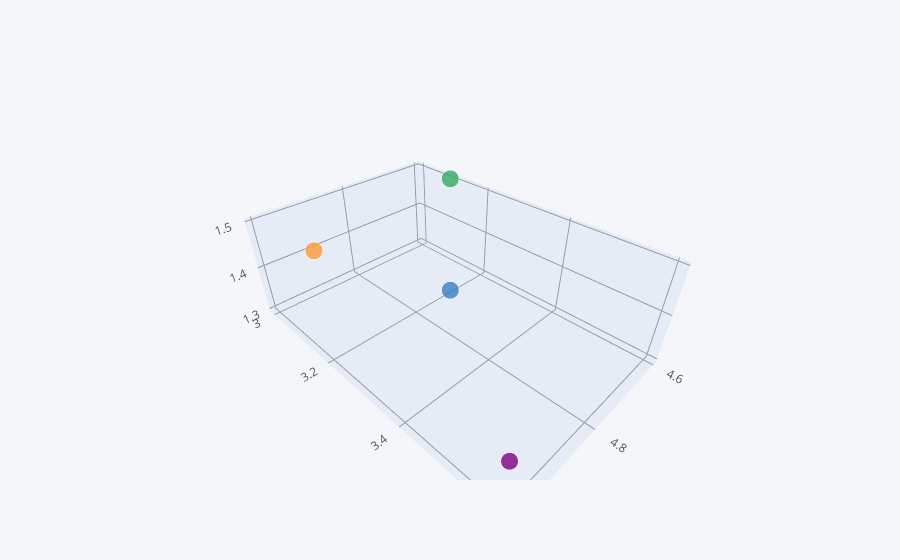

Notebook code for this chart:
### Markdown cell above
## 3D-Graphs

### Code cell
df1.iloc[1:5].iplot(kind="scatter3d",x="SepalLengthCm", y="SepalWidthCm", z="PetalLengthCm")

### Figure 1 — Plotly figure (JSON) as saved in the notebook; plotly's stock layout.template omitted (floating-point values rounded to 4 significant figures)
{"data": [{"marker": {"color": ["rgba(255, 153, 51, 1.0)", "rgba(55, 128, 191, 1.0)", "rgba(50, 171, 96, 1.0)", "rgba(128, 0, 128, 1.0)"], "opacity": 0.8, "size": [12, 12, 12, 12], "symbol": "circle"}, "mode": "markers", "text": ["0", "1", "2", "3"], "type": "scatter3d", "x": [4.9, 4.7, 4.6, 5], "y": [3, 3.2, 3.1, 3.6], "z": [1.4, 1.3, 1.5, 1.4]}], "layout": {"legend": {"bgcolor": "#F5F6F9", "font": {"color": "#4D5663"}}, "paper_bgcolor": "#F5F6F9", "plot_bgcolor": "#F5F6F9", "scene": {"xaxis": {"gridcolor": "#9499A3", "showgrid": true, "tickfont": {"color": "#4D5663"}, "title": {"font": {"color": "#4D5663"}, "text": ""}, "zerolinecolor": "#9499A3"}, "yaxis": {"gridcolor": "#9499A3", "showgrid": true, "tickfont": {"color": "#4D5663"}, "title": {"font": {"color": "#4D5663"}, "text": ""}, "zerolinecolor": "#9499A3"}, "zaxis": {"gridcolor": "#9499A3", "showgrid": true, "tickfont": {"color": "#4D5663"}, "title": {"font": {"color": "#4D5663"}, "text": ""}, "zerolinecolor": "#9499A3"}}, "title": {"font": {"color": "#4D5663"}}}}
